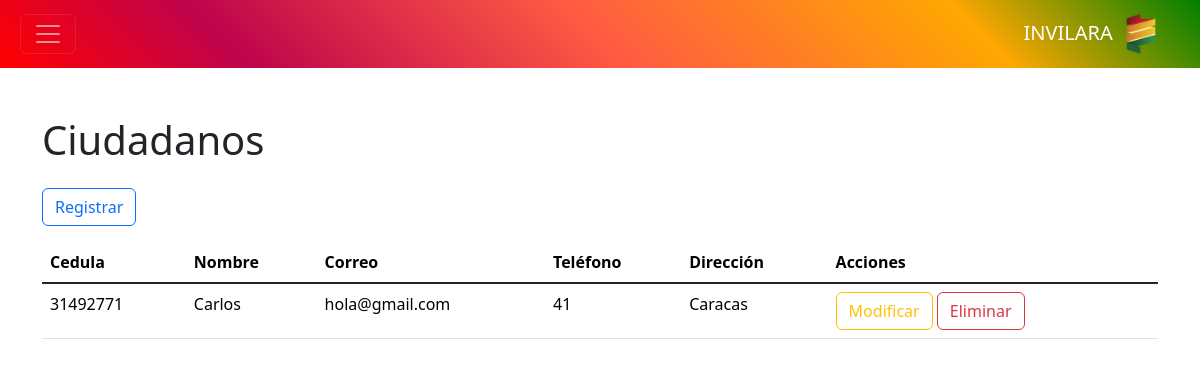
Before: /controlador/ciudadano.php with the older database file.
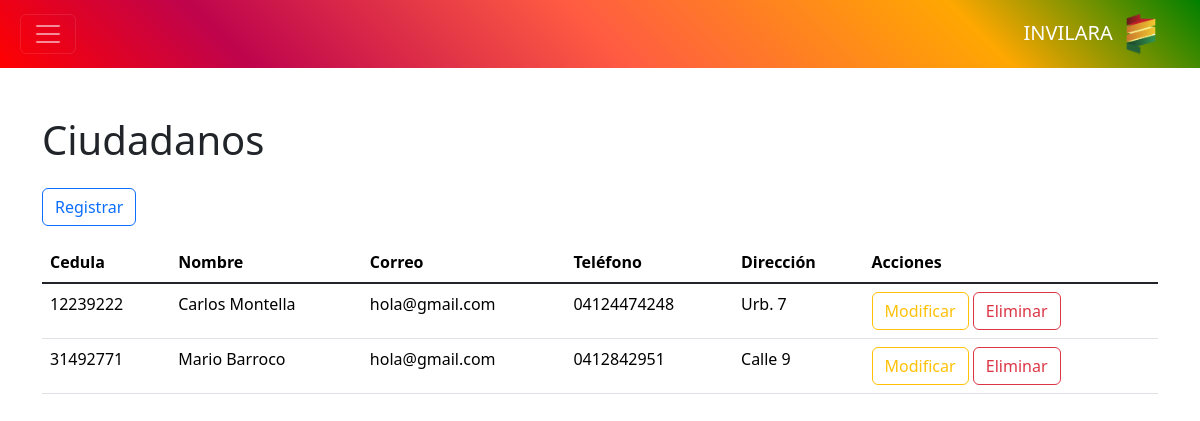
After: the same page with the newer database file.
### tables this page shows
CREATE TABLE `ciudadano` (
  `cedula` int NOT NULL,
  `nombre` text,
  `correo` text,
  `telefono` text,
  `direccion` text
);

### controlador/ciudadano.php (called while the page is built, shortened)
<?php
require_once "modelo/ciudadano.php";
$modelo = new Ciudadano();
$datos = $modelo->consultar();
require_once "vista/ciudadano.php";
?>

### modelo/base_datos.php (called while the page is built)
<?php
class BaseDatos
{
    private $host = "localhost";
    private $dbname = "invilara";
    private $usuario = "root";
    private $contrasena = "";
    public function conexion()
    {
        $dsn = "mysql" . ":" . "host=" . $this->host . ";" . "dbname=" . $this->dbname . ";";
        $pdo = new PDO($dsn, $this->usuario, $this->contrasena);
        $pdo->setAttribute(PDO::ATTR_ERRMODE, PDO::ERRMODE_EXCEPTION);
        return $pdo;
    }
}
?>

### modelo/ciudadano.php (called while the page is built, shortened)
<?php
require_once "modelo/base_datos.php";
class Ciudadano extends BaseDatos
{
	private $tabla = "ciudadano";
	public function consultar()
	{
		$result = $this->conexion()->query("SELECT * FROM {$this->tabla}");
		return $result;
	}
}
?>

### vista/ciudadano.php (the view, shortened to what this page needs)
<?php require_once "vista/componentes/encabezado.php"; ?>
<?php require_once "vista/componentes/barra.php"; ?>
<main class="container" id="crud">
	<h1>Ciudadanos</h1>
	<button class="btn btn-outline-primary my-3" value="insertar">Registrar</button>
	<table class="table table-hover table-responsive">
		<thead>
			<tr>
				<th>Cedula</th>
				<th>Nombre</th>
				<th>Correo</th>
				<th>Teléfono</th>
				<th>Dirección</th>
				<th>Acciones</th>
			</tr>
		</thead>
		<tbody class="table-group-divider">
			<?php foreach ($datos as $d): ?>
				<tr>
					<td><?php echo $d["cedula"] ?></td>
					<td><?php echo $d["nombre"] ?></td>
					<td><?php echo $d["correo"] ?></td>
					<td><?php echo $d["telefono"] ?></td>
					<td><?php echo $d["direccion"] ?></td>
					<td>
						<button class="btn btn-outline-warning" value="modificar">Modificar</button>
						<button class="btn btn-outline-danger" value="eliminar">Eliminar</button>
					</td>
				</tr>
			<?php endforeach ?>
		</tbody>
	</table>
</main>

### vista/componentes/encabezado.php (shortened to what this page needs)
<!DOCTYPE html>
<html lang="es" data-bs-theme="light">
<head>
    <link rel="stylesheet" href="librerias/bootstrap/bootstrap.min.css">
    <link rel="stylesheet" href="recursos/css/styles.css">
</head>
<body>

### vista/componentes/barra.php (shortened to what this page needs)
<nav data-bs-theme="dark" class="navbar mb-5 inv-gradient">
    <div class="container-fluid mx-2">
        <?php if (isset($barra_simple)): ?>
            <div></div>
        <?php else: ?>
            <button class="navbar-toggler" data-bs-toggle="offcanvas" data-bs-target="#barra-lateral">
                <span class="navbar-toggler-icon"></span>
            </button>
        <?php endif ?>
        <label class="navbar-brand">
            INVILARA
            <img src="recursos/img/invilara-logo.png" alt="Logo" class="mx-2" width="30px">
        </label>
    </div>
</nav>

### recursos/css/styles.css (style rules this page uses)
.inv-gradient { background: #c15a00; background: linear-gradient(225deg, green 0%, #ffa701 20%, #ff5c42 50%, #be044d 80%, red 100%); }

Changed rows visible on the page:
added ciudadano: cedula "12239222", nombre "Carlos Montella", correo "hola@gmail.com", telefono "04124474248", direccion "Urb. 7"
changed ciudadano id 31492771: nombre "Carlos" → "Mario Barroco"; telefono "41" → "0412842951"; direccion "Caracas" → "Calle 9"
